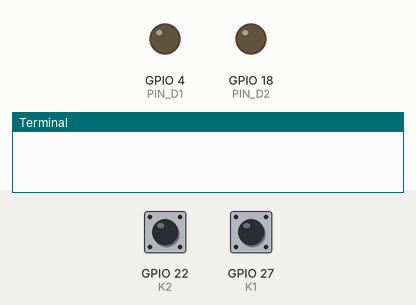
Simulated run of this program. Board: Raspberry Pi (BCM pin numbers). Shown: output pins drawn as LEDs (lit = HIGH), the last lines printed to the terminal. The test bench sets the inputs (shaded band); at power-on: GPIO 22 (K2) HIGH, GPIO 27 (K1) HIGH.

Above: at 1.2 s.
1.3 s: GPIO 22 (K2) pulled LOW for 0.15 s
At 1.38 s:
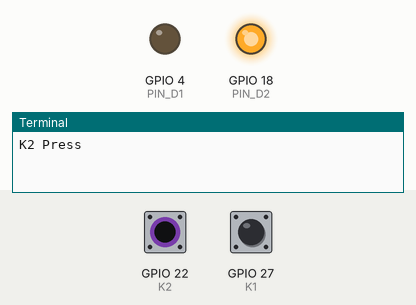
2.9 s: GPIO 27 (K1) pulled LOW for 0.15 s
At 2.98 s:
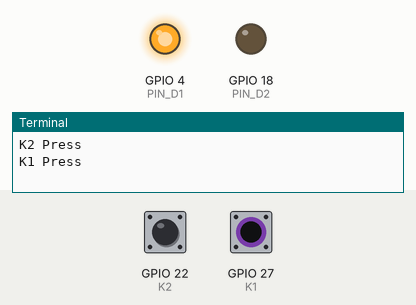
4.5 s: GPIO 27 (K1) pulled LOW for 3.2 s
At 8.9 s:
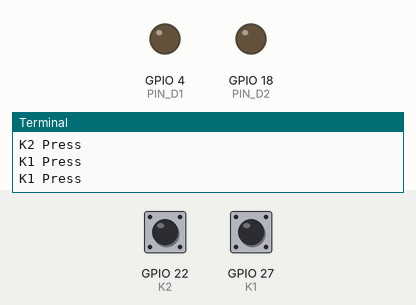
9.2 s: GPIO 22 (K2) pulled LOW for 3.2 s
At 10.5 s:
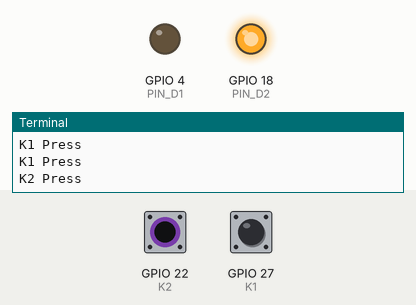
13.9 s: GPIO 22 (K2) driven LOW and GPIO 27 (K1) driven LOW
At 14.5 s:
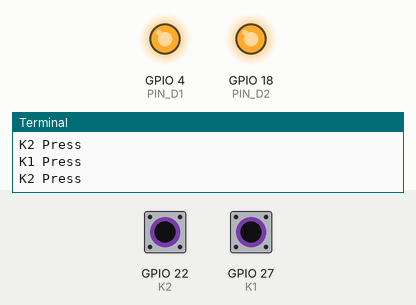
Timing chart, 0 to 16.4 s (numbered marks = the images above; inputs shaded):
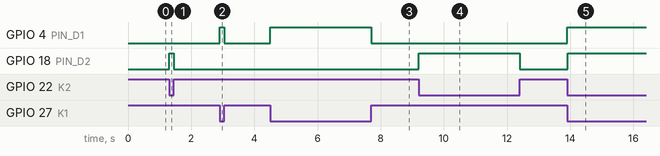

Measured:
- after the input at 1.3 s, GPIO 18 (PIN_D2): LOW → HIGH at once, → LOW 0.14 s later
- after the input at 2.9 s, GPIO 4 (PIN_D1): LOW → HIGH at once, → LOW 0.14 s later
- after the input at 4.5 s, GPIO 4 (PIN_D1): LOW → HIGH at once, → LOW 3.2 s later
- after the input at 9.2 s, GPIO 18 (PIN_D2): LOW → HIGH at once, → LOW 3.2 s later
- after the input at 13.9 s, GPIO 4 (PIN_D1), GPIO 18 (PIN_D2): LOW → HIGH at once

The program:

led_key.py
```python
import time
from gpiozero import *

'''define pin conection in BCM number
2.7inch_EPD    Raspberry Pi
      D1   --->   D4
      D2   --->   D18
      K1   --->   D27
      K2   --->   D22
'''
PIN_D1     = 4
PIN_D2     = 18
PIN_K1     = 27
PIN_K2     = 22

if __name__ == '__main__':
    D1 = DigitalOutputDevice( PIN_D1,active_high = True,initial_value =False)#
    D2 = DigitalOutputDevice( PIN_D2,active_high = True,initial_value =False)#
    K1 = DigitalInputDevice(PIN_K1,pull_up=True,active_state=None)
    K2 = DigitalInputDevice(PIN_K2,pull_up=True,active_state=None)
    k1_flag = 0
    k2_flag = 0
    while True:
        if K1.value == 1 and k1_flag == 0:
            time.sleep(0.01)
            if K1.value == 1: # make sure the button has been pressed
                k1_flag = 1
                D1.on()
                print("K1 Press")
        elif K1.value == 0 and k1_flag == 1: # key has been released
            k1_flag = 0
            D1.off()

        if K2.value == 1 and k2_flag == 0:
            time.sleep(0.01)
            if K2.value == 1: # make sure the button has been pressed
                k2_flag = 1
                D2.on()
                print("K2 Press")
        elif K2.value == 0 and k2_flag == 1: # key has been released
            k2_flag = 0
            D2.off()


            
```
